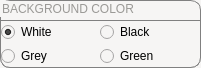
    <widget class="QGroupBox" name="groupBox_3">
     <property name="geometry">
      <rect>
       <x>10</x>
       <y>505</y>
       <width>201</width>
       <height>68</height>
      </rect>
     </property>
     <property name="styleSheet">
      <string notr="true">QGroupBox {
background-color: rgb(246, 245, 244);
font: 14pt &quot;Pastelova Demo&quot;;
border: 1px solid grey;
border-radius: 10px;
color: rgb(154, 153, 150);
}</string>
     </property>
     <property name="title">
      <string>BACKGROUND COLOR</string>
     </property>
     <widget class="QRadioButton" name="radioButton_background_white">
      <property name="geometry">
       <rect>
        <x>0</x>
        <y>20</y>
        <width>100</width>
        <height>23</height>
       </rect>
      </property>
      <property name="styleSheet">
       <string notr="true">QRadioButton {
	font: 700 16pt &quot;Pastelova Demo&quot;;
	background-color: rgb(246, 245, 244);
	border: 1px solid grey;
	border-right: 0px;
	border-bottom: 0px;
}</string>
      </property>
      <property name="text">
       <string>White</string>
      </property>
      <property name="checked">
       <bool>true</bool>
      </property>
     </widget>
     <widget class="QRadioButton" name="radioButton_background_black">
      <property name="geometry">
       <rect>
        <x>100</x>
        <y>20</y>
        <width>101</width>
        <height>23</height>
       </rect>
      </property>
      <property name="styleSheet">
       <string notr="true">QRadioButton {
	font: 700 16pt &quot;Pastelova Demo&quot;;
	background-color: rgb(246, 245, 244);
	border: 1px solid grey;
	border-left: 0px;
	border-bottom: 0px;
}</string>
      </property>
      <property name="text">
       <string>Black</string>
      </property>
     </widget>
     <widget class="QRadioButton" name="radioButton_background_grey">
      <property name="geometry">
       <rect>
        <x>0</x>
        <y>45</y>
        <width>91</width>
        <height>23</height>
       </rect>
      </property>
      <property name="styleSheet">
       <string notr="true">QRadioButton {
	font: 700 16pt &quot;Pastelova Demo&quot;;
	background-color: rgb(246, 245, 244);
	border: 1px solid grey;
	border-right: 0px;
	border-top: 0px;
	border-radius: 10px;
	border-top-right-radius:0px;
	border-top-left-radius:0px;
	border-bottom-right-radius:0px;
}</string>
      </property>
      <property name="text">
       <string>Grey</string>
      </property>
     </widget>
     <widget class="QRadioButton" name="radioButton_background_green">
      <property name="geometry">
       <rect>
        <x>100</x>
        <y>45</y>
        <width>101</width>
        <height>23</height>
       </rect>
      </property>
      <property name="styleSheet">
       <string notr="true">QRadioButton {
	font: 700 16pt &quot;Pastelova Demo&quot;;
	background-color: rgb(246, 245, 244);
	border: 1px solid grey;
	border-left: 0px;
	border-top: 0px;
	border-radius: 10px;
	border-top-right-radius:0px;
	border-top-left-radius:0px;
	border-bottom-left-radius: 0px;
}</string>
      </property>
      <property name="text">
       <string>Green</string>
      </property>
     </widget>
    </widget>
